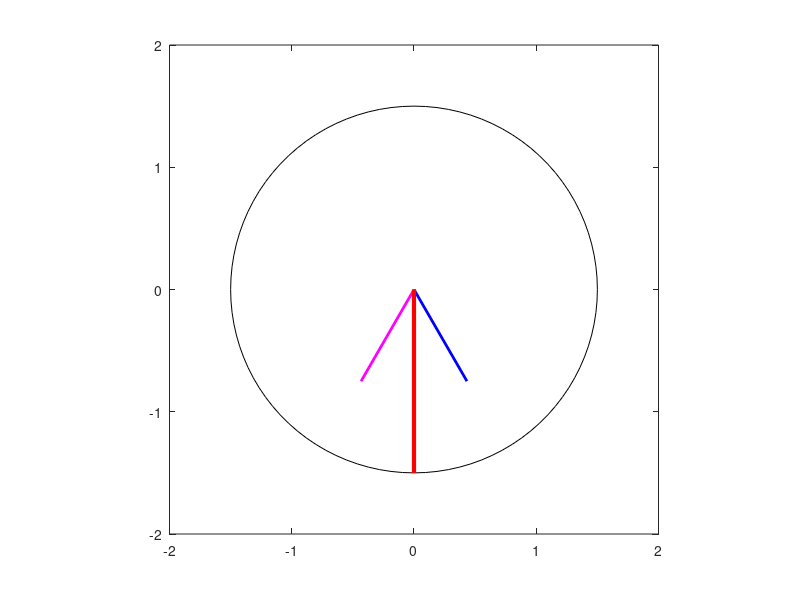

This chart was generated by the following MATLAB code:
bmax=1;
freq=60;
w=2*pi*freq;
t=0:1/6000:1/60;
Baa=sin(w*t).*(cos(0)+1j*sin(0));
Bbb=sin(w*t-2*pi/3).*(cos(2*pi/3)+1j*sin(2*pi/3));
Bcc=sin(w*t+2*pi/3).*(cos(-2*pi/3)+1j*sin(-2*pi/3));
Bnet=Baa+Bbb+Bcc;
circle=1.5*(cos(w*t)+1j*sin(w*t));
figure;
for ii=1:length(t)
    plot(real(circle),imag(circle),'k');
    hold on;
    plot([0 real(Baa(ii))],[0 imag(Baa(ii))],'k','LineWidth',2);
    plot([0 real(Bbb(ii))],[0 imag(Bbb(ii))],'b','LineWidth',2);
    plot([0 real(Bcc(ii))],[0 imag(Bcc(ii))],'m','LineWidth',2);
    plot([0 real(Bnet(ii))],[0 imag(Bnet(ii))],'r','LineWidth',3);
    axis square;
    axis([-2 2 -2 2]);
    drawnow;
    hold off;
end;

